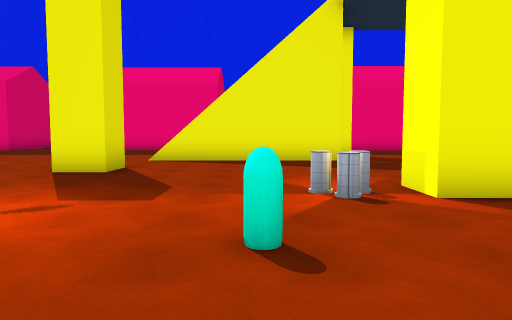
View 1 (above)

22 first-person views from a walk through a scene from a Unity 3-D project. The camera is 1.4 m above the floor, tilts 4° down and sees 70° across. The floor is counted in squares, 2 m on a side. Each view is taken from the middle of a square. On the plan, view 1 faces up. The plan holds only what a view shows up to about 11 squares ahead; the rest is blank. The place goes on beyond the plan. The player is left out. Some animated figures are left out. Some surface patterns are stand-ins.

View 2
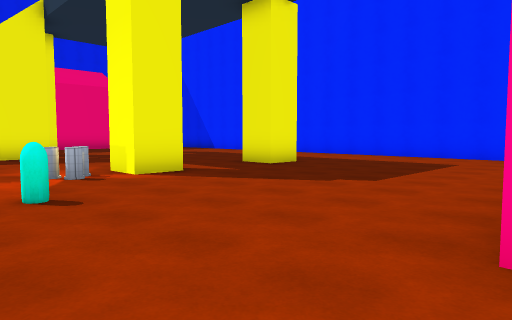

View 3
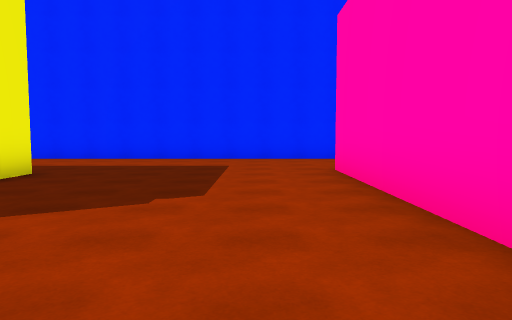

View 4
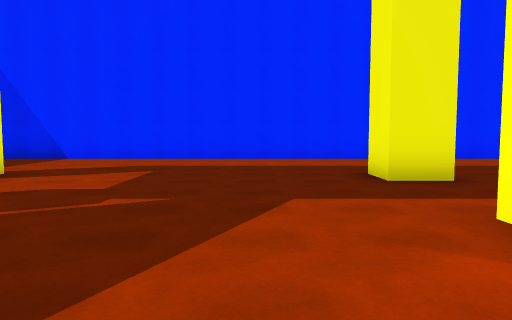

View 5
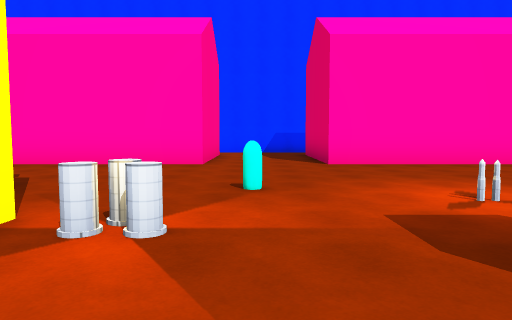

View 6
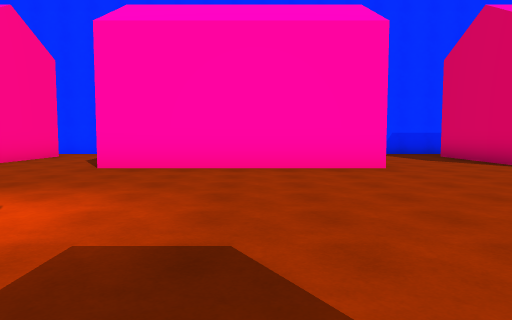

View 7
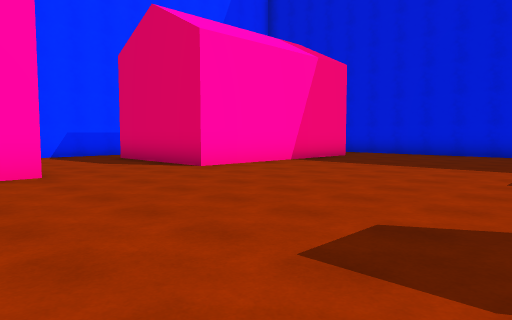

View 8
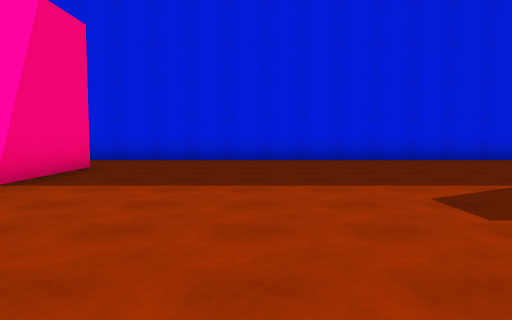

View 9
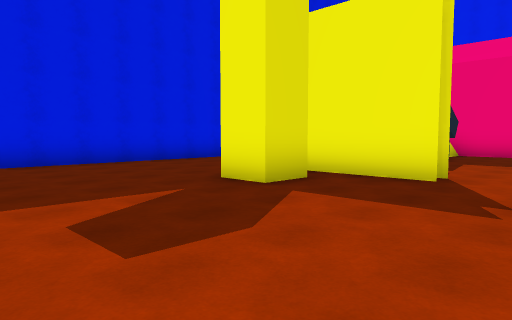

View 10
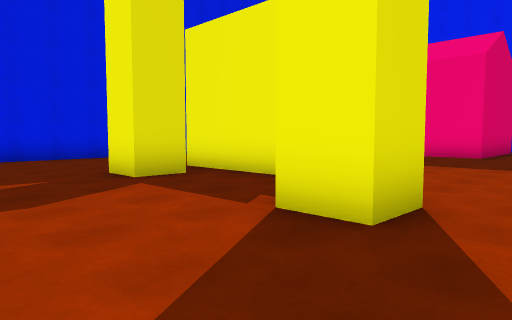

View 11
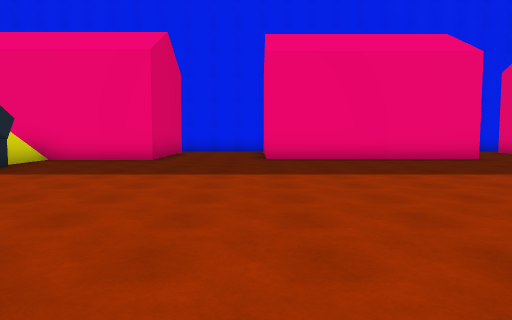

View 12
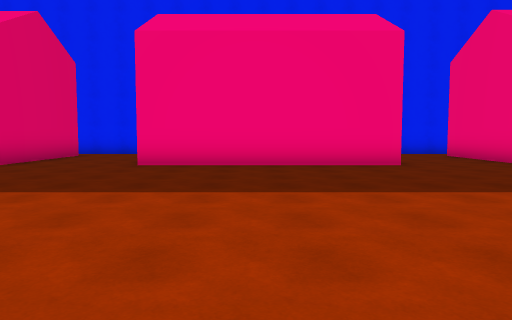

View 13
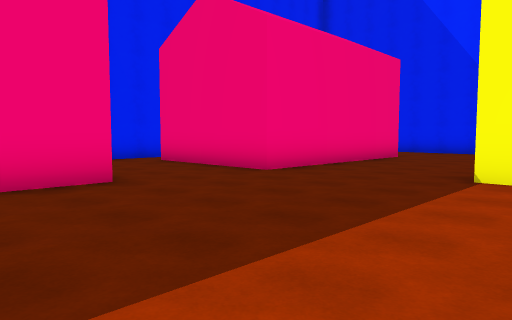

View 14
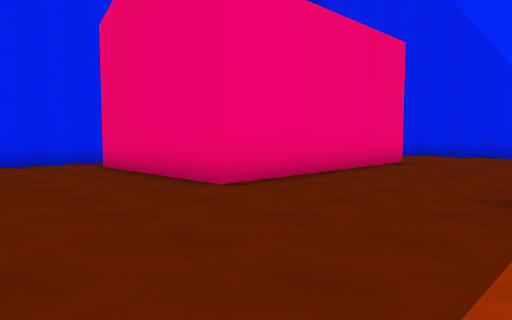

View 15
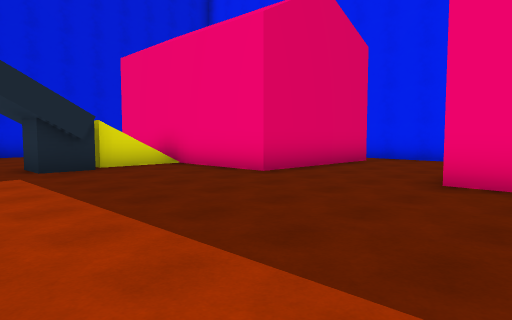

View 16
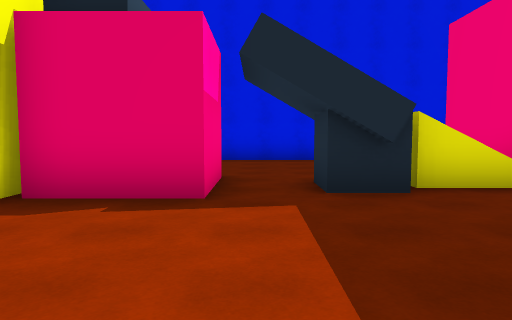

View 17
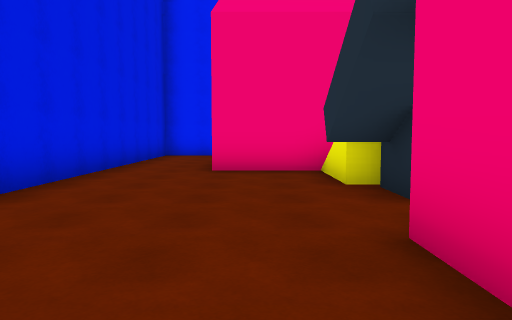

View 18
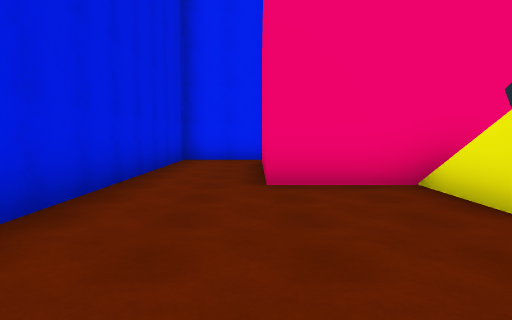

View 19
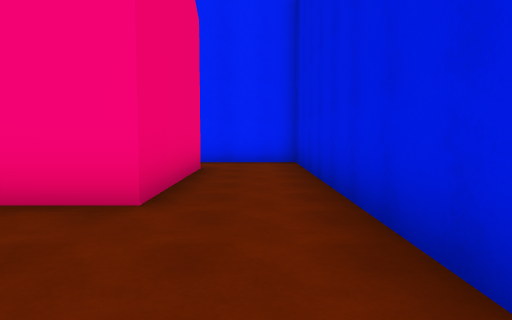

View 20
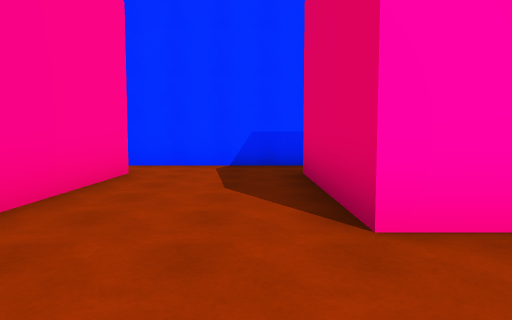

View 21
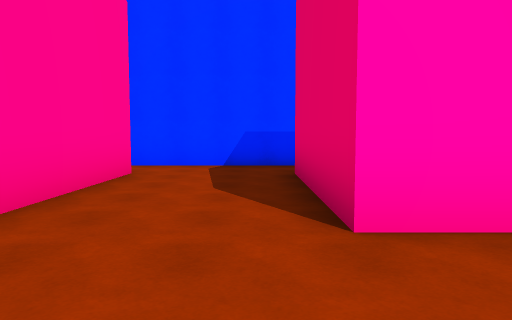

View 22
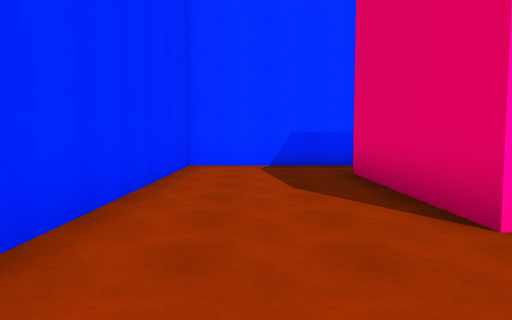

### Floor plan
Key: @ floor where view 1 was taken; # wall or solid block; . floor; / step, stairs or slope; = window, fence, low wall or low ledge; C capsule; O other object.
Columns run from 19 left of view 1 to 11 right of it. Each row starts with its distance up from view 1.
 21 ###     ###        ###
 20 #..O    O..       ...O
 19 #..O    O..       ...O
 18 #..OOOOOO...OOOOOO...OO
 17 #..OOOOOO...OOOOOO...OOOO
 16 #..OOOOOO............OOOOOO..
 15 #....=........................#
 14 #...#O........................#
 13 #...##........................#
 12 #..................../   #....#
 11 #...OOO.........///    .......#
 10 #...O O.........//////........#
  9 #...####......................#
  8 #.............................#
  7 #....#...#... ..#.............#
  6 #...........  ................#
  5 #....................##.......#
  4 #...................O##..#....#
  3 #................O............#
  2 #..................C..........#
  1 #.............................#
  0 #..................@..........#
 -1 #.............................#
 -2 #..OOOOOO...OOOOOO...OOOOOO...#
 -3 #..O OOOO...OOOOOO...OOOOOO...#
 -4 #..O    O...OOOOOO...OOOOOO...#
 -5 #..O    O...O    O...O    O...#
 -6 #..     ....     ....     ....#
 -7 #..     .....    .....    ....#
 -8 ###     #####    #####    #####

Positions as (right, up) in squares from view 1, and headings:
1: (0, 0), facing up
2: (-1, -2), facing up-right
3: (0, 0), facing right
4: (0, 7), facing right
5: (0, 7), facing down
6: (-5, 6), facing down
7: (-6, 5), facing down-left
8: (-9, 2), facing left
9: (-10, 3), facing up-left
10: (-8, 4), facing up-left
11: (-8, 6), facing up
12: (-5, 8), facing up
13: (-4, 11), facing up-right
14: (-2, 12), facing up-right
15: (-6, 11), facing up-left
16: (-9, 12), facing left
17: (-16, 9), facing up
18: (-17, 11), facing up
19: (-18, 2), facing down
20: (-10, 1), facing down
21: (-1, 1), facing down
22: (9, 1), facing down
